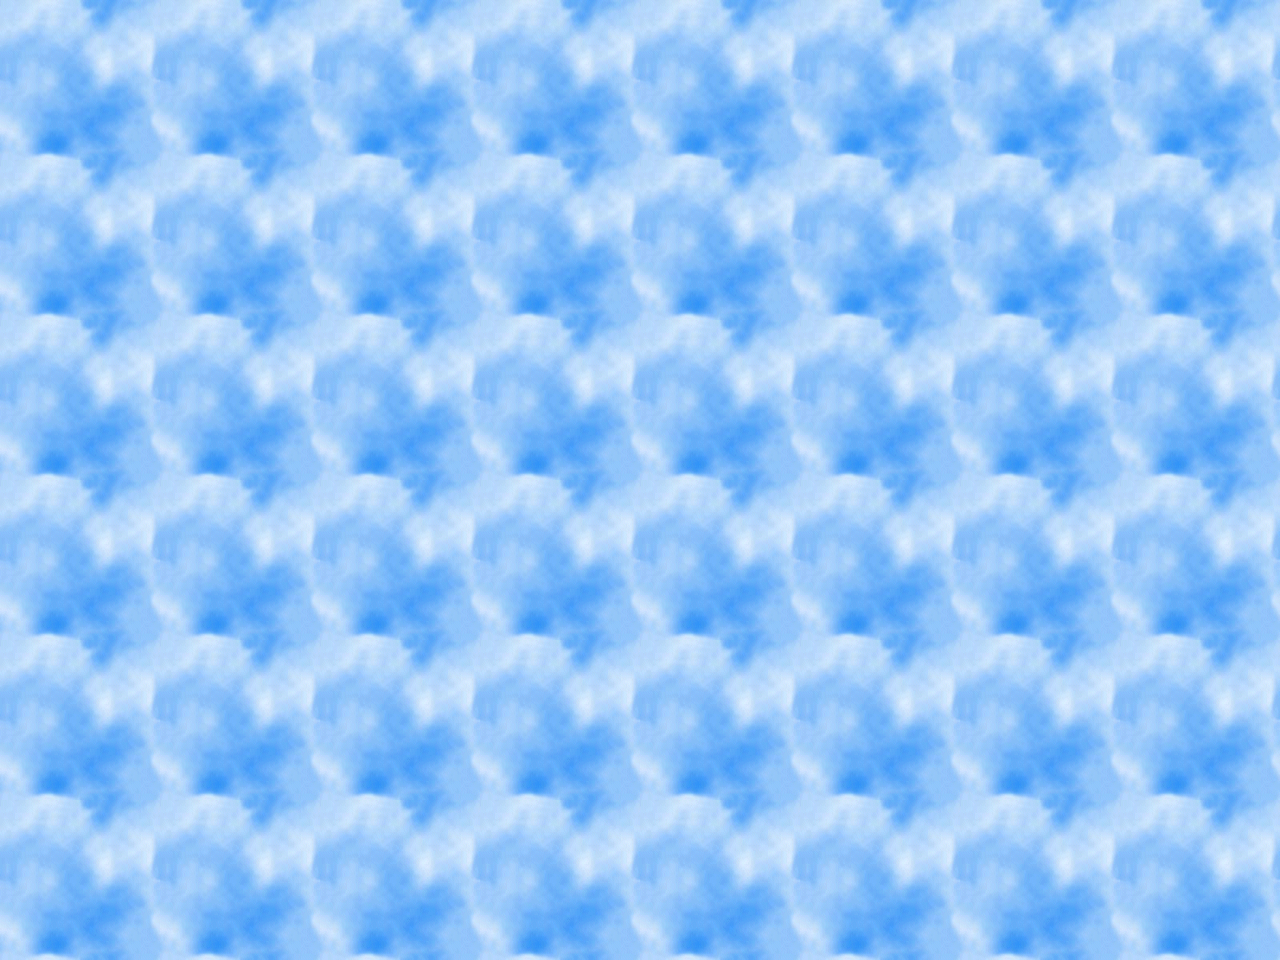

A level layout from a 2D game, rendered from its tile map. Below: a short description, then the map file with tile-grid data replaced by summaries:
An orthogonal 8x6 tile map with 160x160 px tiles, 1 tile layer (Layer 0).

<map version="1.0" orientation="orthogonal" width="8" height="6" tilewidth="160" tileheight="160">
 <tileset firstgid="1" name="Background" tilewidth="160" tileheight="160">
  <image source="sky_160.png" width="160" height="160" />
 </tileset>
 <layer name="Layer 0" width="8" height="6">
  <data>[48 cells, 48 non-empty, 1 distinct tile ids]</data>
 </layer>
</map>
